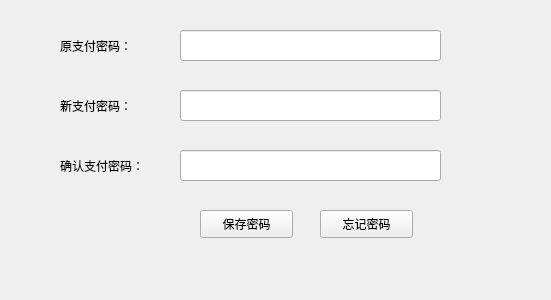
<?xml version="1.0" encoding="UTF-8"?>
<ui version="4.0">
 <class>Form</class>
 <widget class="QWidget" name="Form">
  <property name="geometry">
   <rect>
    <x>0</x>
    <y>0</y>
    <width>551</width>
    <height>300</height>
   </rect>
  </property>
  <property name="windowTitle">
   <string>Form</string>
  </property>
  <widget class="QLineEdit" name="lineEdit_2">
   <property name="geometry">
    <rect>
     <x>180</x>
     <y>30</y>
     <width>261</width>
     <height>31</height>
    </rect>
   </property>
  </widget>
  <widget class="QLineEdit" name="lineEdit_4">
   <property name="geometry">
    <rect>
     <x>180</x>
     <y>90</y>
     <width>261</width>
     <height>31</height>
    </rect>
   </property>
  </widget>
  <widget class="QLineEdit" name="lineEdit_6">
   <property name="geometry">
    <rect>
     <x>180</x>
     <y>150</y>
     <width>261</width>
     <height>31</height>
    </rect>
   </property>
  </widget>
  <widget class="QPushButton" name="pushButton_2">
   <property name="geometry">
    <rect>
     <x>200</x>
     <y>210</y>
     <width>93</width>
     <height>28</height>
    </rect>
   </property>
   <property name="text">
    <string>保存密码</string>
   </property>
  </widget>
  <widget class="QPushButton" name="pushButton">
   <property name="geometry">
    <rect>
     <x>320</x>
     <y>210</y>
     <width>93</width>
     <height>28</height>
    </rect>
   </property>
   <property name="text">
    <string>忘记密码</string>
   </property>
  </widget>
  <widget class="QLabel" name="label_2">
   <property name="geometry">
    <rect>
     <x>60</x>
     <y>30</y>
     <width>81</width>
     <height>31</height>
    </rect>
   </property>
   <property name="text">
    <string>原支付密码：</string>
   </property>
  </widget>
  <widget class="QLabel" name="label_3">
   <property name="geometry">
    <rect>
     <x>60</x>
     <y>90</y>
     <width>81</width>
     <height>31</height>
    </rect>
   </property>
   <property name="text">
    <string>新支付密码：</string>
   </property>
  </widget>
  <widget class="QLabel" name="label_4">
   <property name="geometry">
    <rect>
     <x>60</x>
     <y>150</y>
     <width>101</width>
     <height>31</height>
    </rect>
   </property>
   <property name="text">
    <string>确认支付密码：</string>
   </property>
  </widget>
 </widget>
 <resources/>
 <connections/>
</ui>
